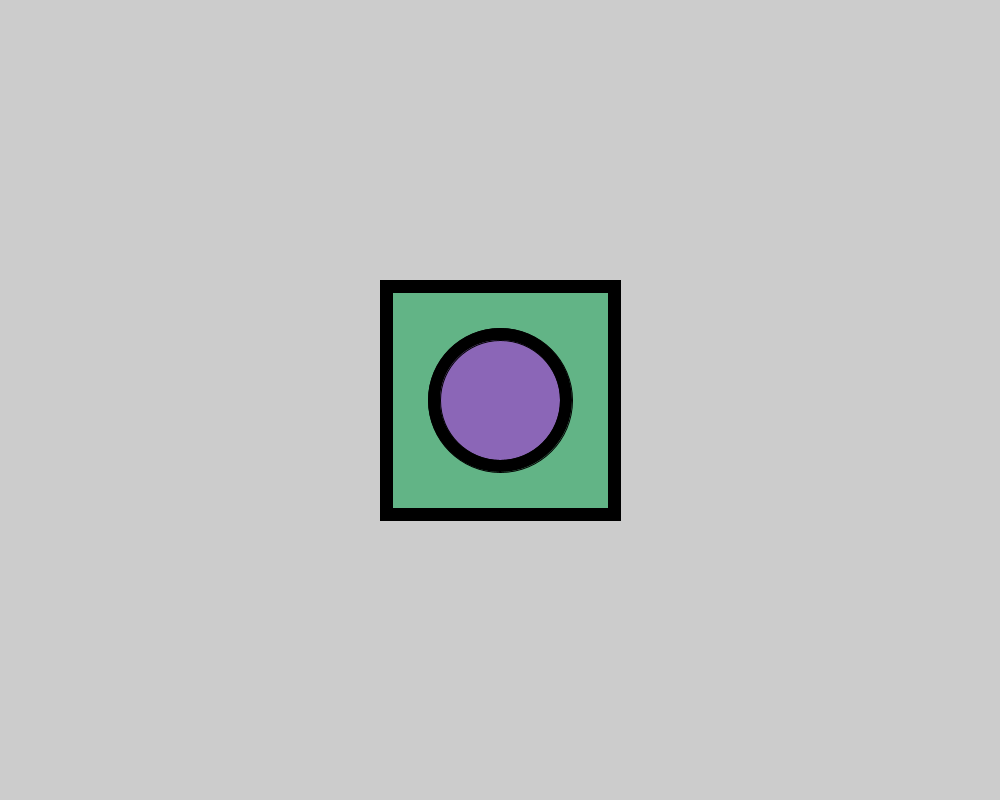
Frame 1 (no input)
Frame 60 (the mouse pressed at the canvas centre just before this capture): identical to frame 1, image omitted
Frame 120 (the mouse held since frame 60 and released just before this capture): identical to frame 1, image omitted

The Processing sketch that drew this single still picture (run headless with seeded random() and noise(); from frame 60 on, the mouse is pressed at the canvas centre):

// Processing sketch: Canvas___Estampa
// ── Canvas___Estampa.pde
void setup(){
  size(1000, 800);
}

void draw(){
  
  float tamaño = height*0.3;
  float diferencia = height*0.03;
  
  fill(#000000);
  square(width/2 - (tamaño)/2, height/2 - tamaño/2, tamaño);
  fill(#62B486);
  square(width/2 - (tamaño-diferencia)/2, height/2 - (tamaño-diferencia)/2, tamaño-diferencia);
  fill(#000000);
  circle(width/2, height/2, tamaño - diferencia*4);
  fill(#8B66B7);
  circle(width/2, height/2, tamaño - diferencia*5);
}
